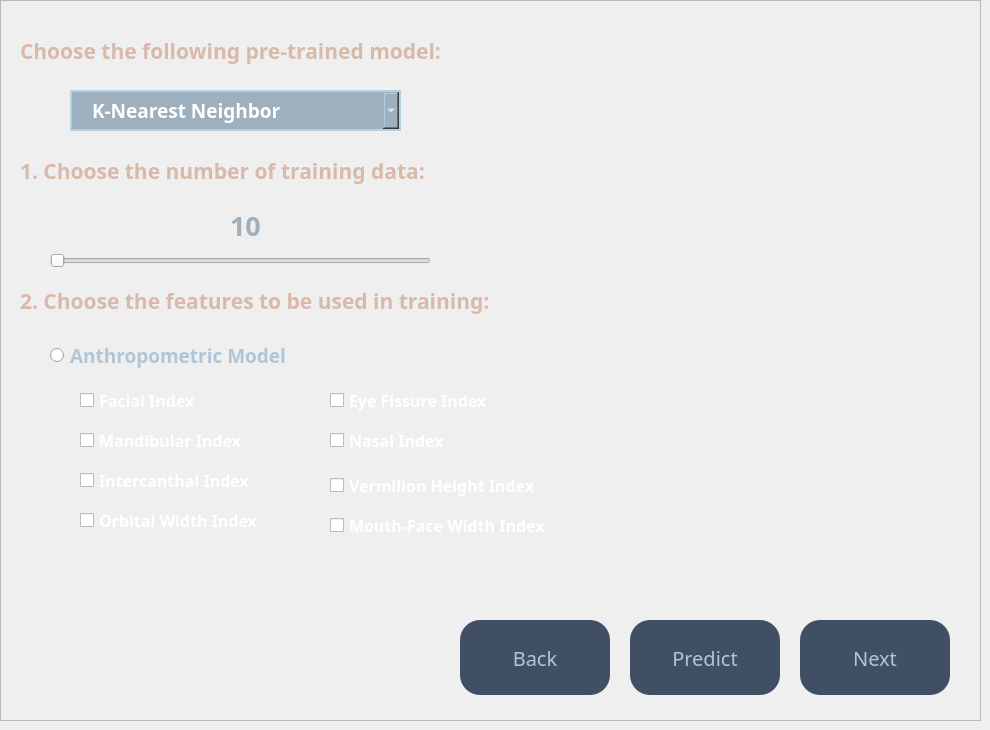
          <widget class="QWidget" name="page_2">
           <widget class="QFrame" name="frame_2">
            <property name="geometry">
             <rect>
              <x>0</x>
              <y>0</y>
              <width>981</width>
              <height>721</height>
             </rect>
            </property>
            <property name="styleSheet">
             <string notr="true">background-color:none;</string>
            </property>
            <property name="frameShape">
             <enum>QFrame::StyledPanel</enum>
            </property>
            <property name="frameShadow">
             <enum>QFrame::Raised</enum>
            </property>
            <widget class="QPushButton" name="next_btn1_2">
             <property name="geometry">
              <rect>
               <x>800</x>
               <y>620</y>
               <width>150</width>
               <height>75</height>
              </rect>
             </property>
             <property name="minimumSize">
              <size>
               <width>150</width>
               <height>75</height>
              </size>
             </property>
             <property name="maximumSize">
              <size>
               <width>150</width>
               <height>75</height>
              </size>
             </property>
             <property name="font">
              <font>
               <family>Bahnschrift Condensed</family>
               <pointsize>15</pointsize>
              </font>
             </property>
             <property name="styleSheet">
              <string notr="true">QPushButton {
border: none;
border-radius: 20px; 
	
	
	background-color: rgb(65, 79, 100);
	color: rgb(177, 197, 212);

}
QPushButton:hover {
border: 8px solid rgba(65, 79, 100,150);
}
</string>
             </property>
             <property name="text">
              <string>Next</string>
             </property>
            </widget>
            <widget class="QPushButton" name="next_btn1_3">
             <property name="geometry">
              <rect>
               <x>630</x>
               <y>620</y>
               <width>150</width>
               <height>75</height>
              </rect>
             </property>
             <property name="minimumSize">
              <size>
               <width>150</width>
               <height>75</height>
              </size>
             </property>
             <property name="maximumSize">
              <size>
               <width>150</width>
               <height>75</height>
              </size>
             </property>
             <property name="font">
              <font>
               <family>Bahnschrift Condensed</family>
               <pointsize>15</pointsize>
              </font>
             </property>
             <property name="styleSheet">
              <string notr="true">QPushButton {
border: none;
border-radius: 20px; 
	
	
	background-color: rgb(65, 79, 100);
	color: rgb(177, 197, 212);

}
QPushButton:hover {
border: 8px solid rgba(65, 79, 100,150);
}
</string>
             </property>
             <property name="text">
              <string>Predict</string>
             </property>
            </widget>
            <widget class="QLabel" name="label_4">
             <property name="geometry">
              <rect>
               <x>20</x>
               <y>20</y>
               <width>561</width>
               <height>61</height>
              </rect>
             </property>
             <property name="font">
              <font>
               <family>Bahnschrift SemiBold SemiConden</family>
               <pointsize>16</pointsize>
               <weight>75</weight>
               <bold>true</bold>
              </font>
             </property>
             <property name="styleSheet">
              <string notr="true">color: rgb(216, 185, 170);</string>
             </property>
             <property name="text">
              <string>Choose the following pre-trained model:</string>
             </property>
            </widget>
            <widget class="QLabel" name="label_7">
             <property name="geometry">
              <rect>
               <x>20</x>
               <y>140</y>
               <width>561</width>
               <height>61</height>
              </rect>
             </property>
             <property name="font">
              <font>
               <family>Bahnschrift SemiBold SemiConden</family>
               <pointsize>16</pointsize>
               <weight>75</weight>
               <bold>true</bold>
              </font>
             </property>
             <property name="styleSheet">
              <string notr="true">color: rgb(216, 185, 170);</string>
             </property>
             <property name="text">
              <string>1. Choose the number of training data:</string>
             </property>
            </widget>
            <widget class="QLabel" name="label_8">
             <property name="geometry">
              <rect>
               <x>20</x>
               <y>270</y>
               <width>561</width>
               <height>61</height>
              </rect>
             </property>
             <property name="font">
              <font>
               <family>Bahnschrift SemiBold SemiConden</family>
               <pointsize>16</pointsize>
               <weight>75</weight>
               <bold>true</bold>
              </font>
             </property>
             <property name="styleSheet">
              <string notr="true">color: rgb(216, 185, 170);</string>
             </property>
             <property name="text">
              <string>2. Choose the features to be used in training:</string>
             </property>
            </widget>
            <widget class="QRadioButton" name="radioButton_2">
             <property name="geometry">
              <rect>
               <x>50</x>
               <y>340</y>
               <width>261</width>
               <height>31</height>
              </rect>
             </property>
             <property name="font">
              <font>
               <family>Bahnschrift SemiBold SemiConden</family>
               <pointsize>14</pointsize>
               <weight>75</weight>
               <bold>true</bold>
              </font>
             </property>
             <property name="styleSheet">
              <string notr="true">color: rgb(177, 197, 212);</string>
             </property>
             <property name="text">
              <string>Anthropometric Model</string>
             </property>
            </widget>
            <widget class="QCheckBox" name="checkBox">
             <property name="geometry">
              <rect>
               <x>80</x>
               <y>390</y>
               <width>191</width>
               <height>21</height>
              </rect>
             </property>
             <property name="font">
              <font>
               <family>Bahnschrift SemiBold SemiConden</family>
               <pointsize>12</pointsize>
               <weight>75</weight>
               <bold>true</bold>
              </font>
             </property>
             <property name="styleSheet">
              <string notr="true">color: rgb(255, 255, 255);</string>
             </property>
             <property name="text">
              <string>Facial Index</string>
             </property>
            </widget>
            <widget class="QCheckBox" name="checkBox_2">
             <property name="geometry">
              <rect>
               <x>330</x>
               <y>430</y>
               <width>191</width>
               <height>21</height>
              </rect>
             </property>
             <property name="font">
              <font>
               <family>Bahnschrift SemiBold SemiConden</family>
               <pointsize>12</pointsize>
               <weight>75</weight>
               <bold>true</bold>
              </font>
             </property>
             <property name="styleSheet">
              <string notr="true">color: rgb(255, 255, 255);</string>
             </property>
             <property name="text">
              <string>Nasal Index</string>
             </property>
            </widget>
            <widget class="QCheckBox" name="checkBox_3">
             <property name="geometry">
              <rect>
               <x>80</x>
               <y>470</y>
               <width>191</width>
               <height>21</height>
              </rect>
             </property>
             <property name="font">
              <font>
               <family>Bahnschrift SemiBold SemiConden</family>
               <pointsize>12</pointsize>
               <weight>75</weight>
               <bold>true</bold>
              </font>
             </property>
             <property name="styleSheet">
              <string notr="true">color: rgb(255, 255, 255);</string>
             </property>
             <property name="text">
              <string>Intercanthal Index</string>
             </property>
            </widget>
            <widget class="QCheckBox" name="checkBox_4">
             <property name="geometry">
              <rect>
               <x>80</x>
               <y>430</y>
               <width>191</width>
               <height>21</height>
              </rect>
             </property>
             <property name="font">
              <font>
               <family>Bahnschrift SemiBold SemiConden</family>
               <pointsize>12</pointsize>
               <weight>75</weight>
               <bold>true</bold>
              </font>
             </property>
             <property name="styleSheet">
              <string notr="true">color: rgb(255, 255, 255);</string>
             </property>
             <property name="text">
              <string>Mandibular Index</string>
             </property>
            </widget>
            <widget class="QCheckBox" name="checkBox_5">
             <property name="geometry">
              <rect>
               <x>330</x>
               <y>390</y>
               <width>191</width>
               <height>21</height>
              </rect>
             </property>
             <property name="font">
              <font>
               <family>Bahnschrift SemiBold SemiConden</family>
               <pointsize>12</pointsize>
               <weight>75</weight>
               <bold>true</bold>
              </font>
             </property>
             <property name="styleSheet">
              <string notr="true">color: rgb(255, 255, 255);</string>
             </property>
             <property name="text">
              <string>Eye Fissure Index</string>
             </property>
            </widget>
            <widget class="QCheckBox" name="checkBox_6">
             <property name="geometry">
              <rect>
               <x>330</x>
               <y>510</y>
               <width>231</width>
               <height>31</height>
              </rect>
             </property>
             <property name="font">
              <font>
               <family>Bahnschrift SemiBold SemiConden</family>
               <pointsize>12</pointsize>
               <weight>75</weight>
               <bold>true</bold>
              </font>
             </property>
             <property name="styleSheet">
              <string notr="true">color: rgb(255, 255, 255);</string>
             </property>
             <property name="text">
              <string>Mouth-Face Width Index</string>
             </property>
            </widget>
            <widget class="QCheckBox" name="checkBox_8">
             <property name="geometry">
              <rect>
               <x>330</x>
               <y>470</y>
               <width>221</width>
               <height>31</height>
              </rect>
             </property>
             <property name="font">
              <font>
               <family>Bahnschrift SemiBold SemiConden</family>
               <pointsize>12</pointsize>
               <weight>75</weight>
               <bold>true</bold>
              </font>
             </property>
             <property name="styleSheet">
              <string notr="true">color: rgb(255, 255, 255);</string>
             </property>
             <property name="text">
              <string>Vermilion Height Index</string>
             </property>
            </widget>
            <widget class="QCheckBox" name="checkBox_9">
             <property name="geometry">
              <rect>
               <x>80</x>
               <y>510</y>
               <width>191</width>
               <height>21</height>
              </rect>
             </property>
             <property name="font">
              <font>
               <family>Bahnschrift SemiBold SemiConden</family>
               <pointsize>12</pointsize>
               <weight>75</weight>
               <bold>true</bold>
              </font>
             </property>
             <property name="styleSheet">
              <string notr="true">color: rgb(255, 255, 255);</string>
             </property>
             <property name="text">
              <string>Orbital Width Index</string>
             </property>
            </widget>
            <widget class="QLabel" name="label_9">
             <property name="geometry">
              <rect>
               <x>580</x>
               <y>30</y>
               <width>381</width>
               <height>311</height>
              </rect>
             </property>
             <property name="styleSheet">
              <string notr="true"/>
             </property>
             <property name="text">
              <string/>
             </property>
            </widget>
            <widget class="QPushButton" name="next_btn1_6">
             <property name="geometry">
              <rect>
               <x>460</x>
               <y>620</y>
               <width>150</width>
               <height>75</height>
              </rect>
             </property>
             <property name="minimumSize">
              <size>
               <width>150</width>
               <height>75</height>
              </size>
             </property>
             <property name="maximumSize">
              <size>
               <width>150</width>
               <height>75</height>
              </size>
             </property>
             <property name="font">
              <font>
               <family>Bahnschrift Condensed</family>
               <pointsize>15</pointsize>
              </font>
             </property>
             <property name="styleSheet">
              <string notr="true">QPushButton {
border: none;
border-radius: 20px; 
	
	
	background-color: rgb(65, 79, 100);
	color: rgb(177, 197, 212);

}
QPushButton:hover {
border: 8px solid rgba(65, 79, 100,150);
}
</string>
             </property>
             <property name="text">
              <string>Back</string>
             </property>
            </widget>
            <widget class="QComboBox" name="comboBox">
             <property name="geometry">
              <rect>
               <x>70</x>
               <y>90</y>
               <width>331</width>
               <height>41</height>
              </rect>
             </property>
             <property name="font">
              <font>
               <family>Bahnschrift SemiBold SemiConden</family>
               <pointsize>14</pointsize>
               <weight>75</weight>
               <bold>true</bold>
              </font>
             </property>
             <property name="styleSheet">
              <string notr="true">QComboBox{
border: 2px solid rgb(186, 207, 222);
background-color: rgb(158, 176, 189);
color: rgb(255, 255, 255);
padding-left: 20px;
padding-right: 20px;
}
QComboBox:hover {
 border: 2px solid rgb(213, 238, 255);
}
QComboBox:focus{
 border: 2px solid rgb(213, 238, 255);
background-color: rgb(158, 176, 189);
}</string>
             </property>
             <item>
              <property name="text">
               <string>K-Nearest Neighbor</string>
              </property>
             </item>
             <item>
              <property name="text">
               <string>Decision Trees</string>
              </property>
             </item>
             <item>
              <property name="text">
               <string>Support Vector Machines</string>
              </property>
             </item>
             <item>
              <property name="text">
               <string>Convolutional Neural Network</string>
              </property>
             </item>
            </widget>
            <widget class="QLabel" name="label_15">
             <property name="geometry">
              <rect>
               <x>230</x>
               <y>210</y>
               <width>91</width>
               <height>31</height>
              </rect>
             </property>
             <property name="font">
              <font>
               <family>Bahnschrift SemiBold SemiConden</family>
               <pointsize>20</pointsize>
               <weight>75</weight>
               <bold>true</bold>
              </font>
             </property>
             <property name="styleSheet">
              <string notr="true">color: rgb(158, 176, 189);</string>
             </property>
             <property name="text">
              <string>10</string>
             </property>
            </widget>
            <widget class="QSlider" name="horizontalSlider">
             <property name="geometry">
              <rect>
               <x>50</x>
               <y>250</y>
               <width>381</width>
               <height>22</height>
              </rect>
             </property>
             <property name="minimum">
              <number>10</number>
             </property>
             <property name="maximum">
              <number>5000</number>
             </property>
             <property name="singleStep">
              <number>10</number>
             </property>
             <property name="orientation">
              <enum>Qt::Horizontal</enum>
             </property>
            </widget>
           </widget>
          </widget>
